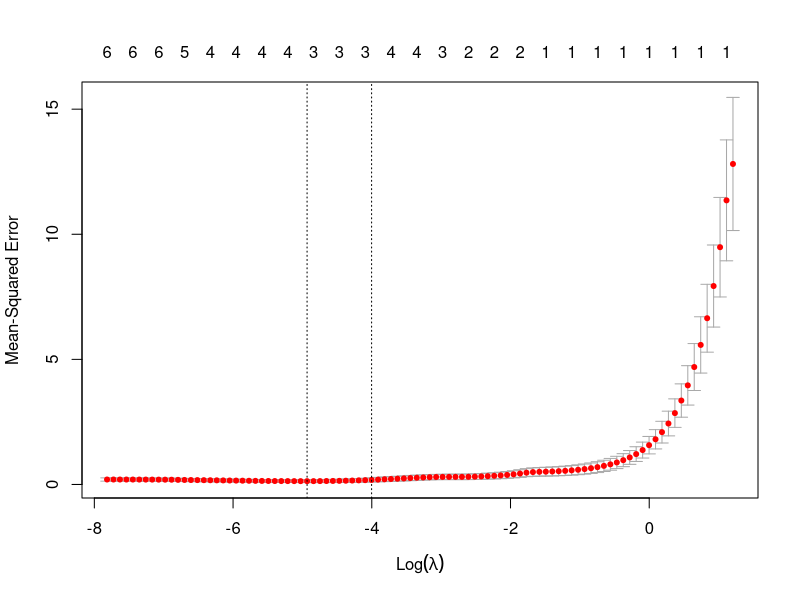
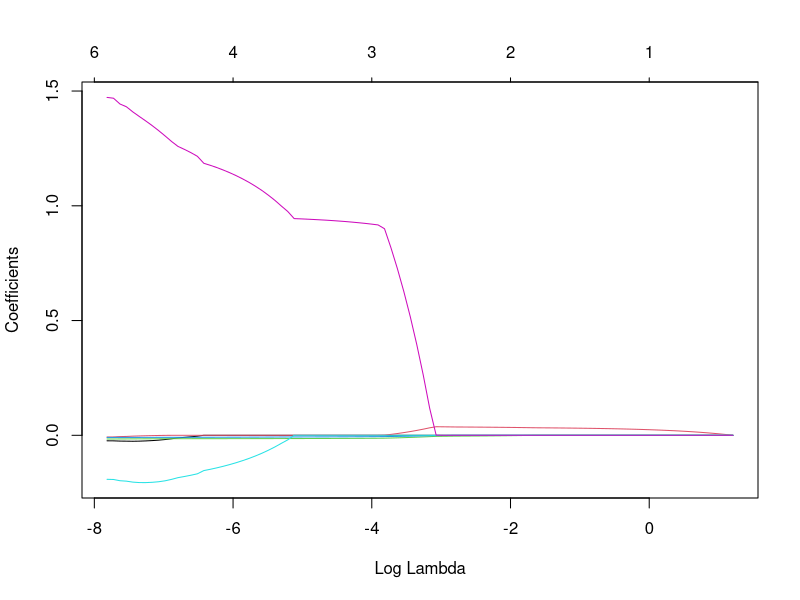
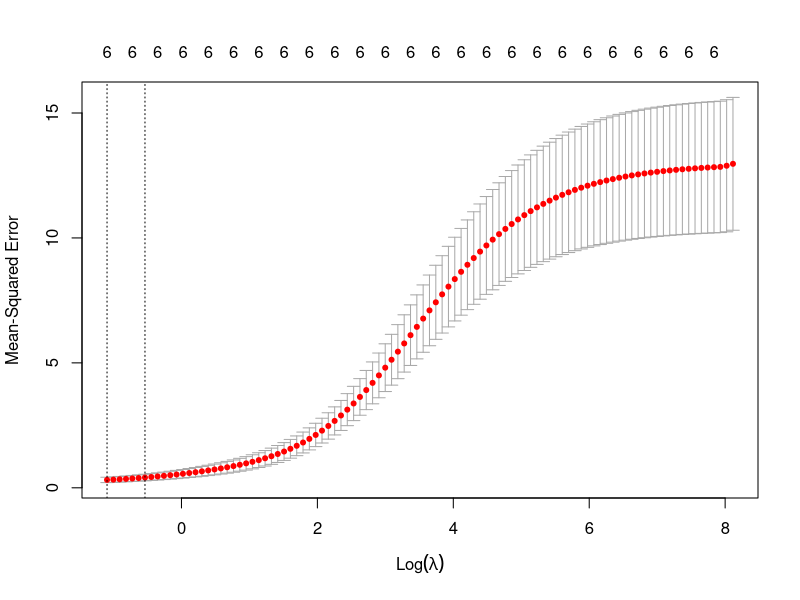
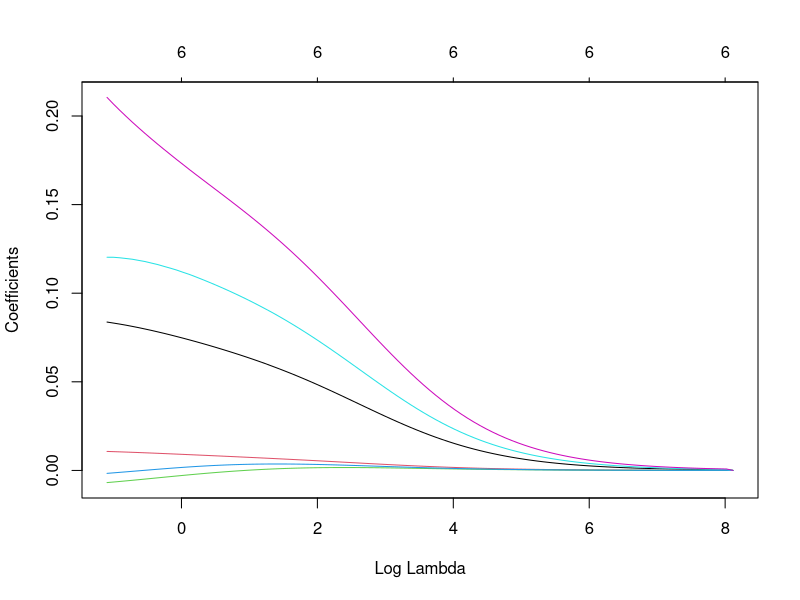
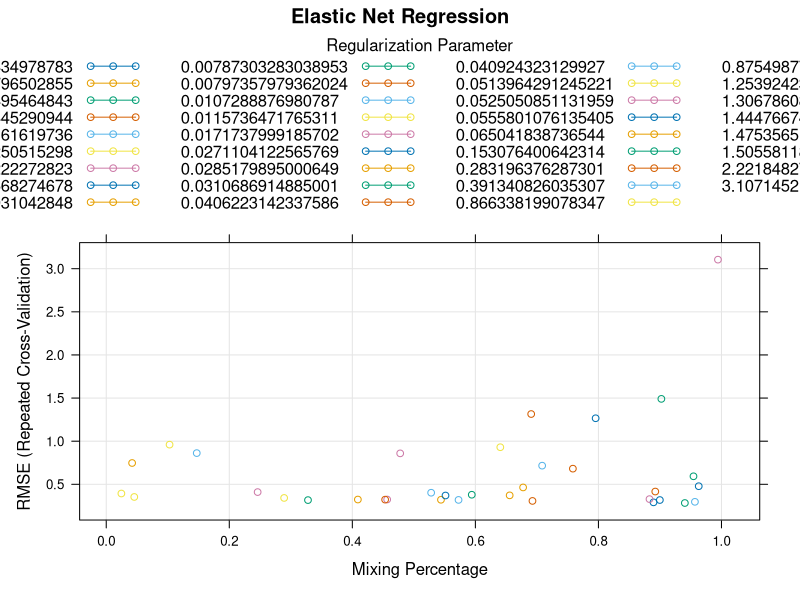

Here is the R script that generated these plots, in order:

install.packages("dplyr")
install.packages("glmnet")
install.packages("ggplot2")
install.packages("caret")


### LASSO regression ###

# On charge la librairie 

library(glmnet)
set.seed(123)
# define predictor and response variables

y <- longley$Employed
x <- data.matrix(longley[, c('GNP.deflator', 'GNP', 'Unemployed', 'Armed.Forces','Population','Year')])

# fit ridge regression model

modelLasso <- glmnet(x, y, alpha = 1)
summary(modelLasso)

# perform k-fold cross-validation to find optimal lambda value

cvLasso_model <- cv.glmnet(x, y, alpha = 1)
plot(cvLasso_model)

# find optimal lambda value that minimizes test MSE

bestLasso_lambda <- cvLasso_model$lambda.min
bestLasso_lambda

# produce Ridge trace plot

plot(modelLasso, xvar = "lambda")

# find coefficients of best model

bestLasso_model <- glmnet(x, y, alpha = 1, lambda = bestLasso_lambda)
coef(bestLasso_model)

# calculate R-squared of model on training data

y_predictedLasso <- predict(modelLasso, s = bestLasso_lambda, newx = x)

# find SST and SSE

sstLasso <- sum((y - mean(y))^2)
sseLAasso <- sum((y_predictedLasso - y)^2)

# find R-Squared

rsqLasso <- 1 - sseLAasso / sstLasso
rsqLasso



### RIDGE regression ###

# On charge les librairies 

   
library(dplyr)   
library(psych)   

library(glmnet)
set.seed(123)
# define predictor and response variables

y <- longley$Employed
x <- data.matrix(longley[, c('GNP.deflator', 'GNP', 'Unemployed', 'Armed.Forces','Population','Year')])

# fit ridge regression model

modelRidge <- glmnet(x, y, alpha = 0)
summary(modelRidge)

# perform k-fold cross-validation to find optimal lambda value

cvRidge_model <- cv.glmnet(x, y, alpha = 0)
plot(cvRidge_model)

# find optimal lambda value that minimizes test MSE

bestRidge_lambda <- cvRidge_model$lambda.min
bestRidge_lambda

# produce Ridge trace plot

plot(modelRidge, xvar = "lambda")

# find coefficients of best model

bestRidge_model <- glmnet(x, y, alpha = 0, lambda = bestRidge_lambda)
coef(bestRidge_model)

# calculate R-squared of model on training data

y_predictedRidge <- predict(modelRidge, s = bestRidge_lambda, newx = x)

# find SST and SSE

sstRidge <- sum((y - mean(y))^2)
sseRidge <- sum((y_predictedRidge - y)^2)

# find R-Squared

rsqRidge <- 1 - sseRidge / sstRidge
rsqRidge



# same application with elastic net 


library(ggplot2)
library(caret)

set.seed(123)
data("longley")

x <- longley %>% 
  select(Employed) %>% 
  scale(center = TRUE, scale = FALSE) %>% 
  as.matrix()
y <- longley %>% 
  select(-Employed) %>% 
  as.matrix()

# Set training control

train_control <- trainControl(method = "repeatedcv",
                              number = 12,
                              repeats = 12,
                              search = "random",
                              verboseIter = TRUE)

# Train the model

elastic_net_model <- train(Employed ~ .,
                           data = cbind(y, x),
                           method = "glmnet",
                           preProcess = c("center", "scale"),
                           tuneLength = 35,
                           trControl = train_control)

# on affiche le meilleur lambda et le meilleur alpha 

elastic_net_model$bestTune


#  Model Prediction

x_hat_pre <- predict(elastic_net_model, y)
x_hat_pre

# Multiple R-squared

rsqElasticNet <- cor(x, x_hat_pre)^2
rsqElasticNet

# Plot

plot(elastic_net_model, main = "Elastic Net Regression")

